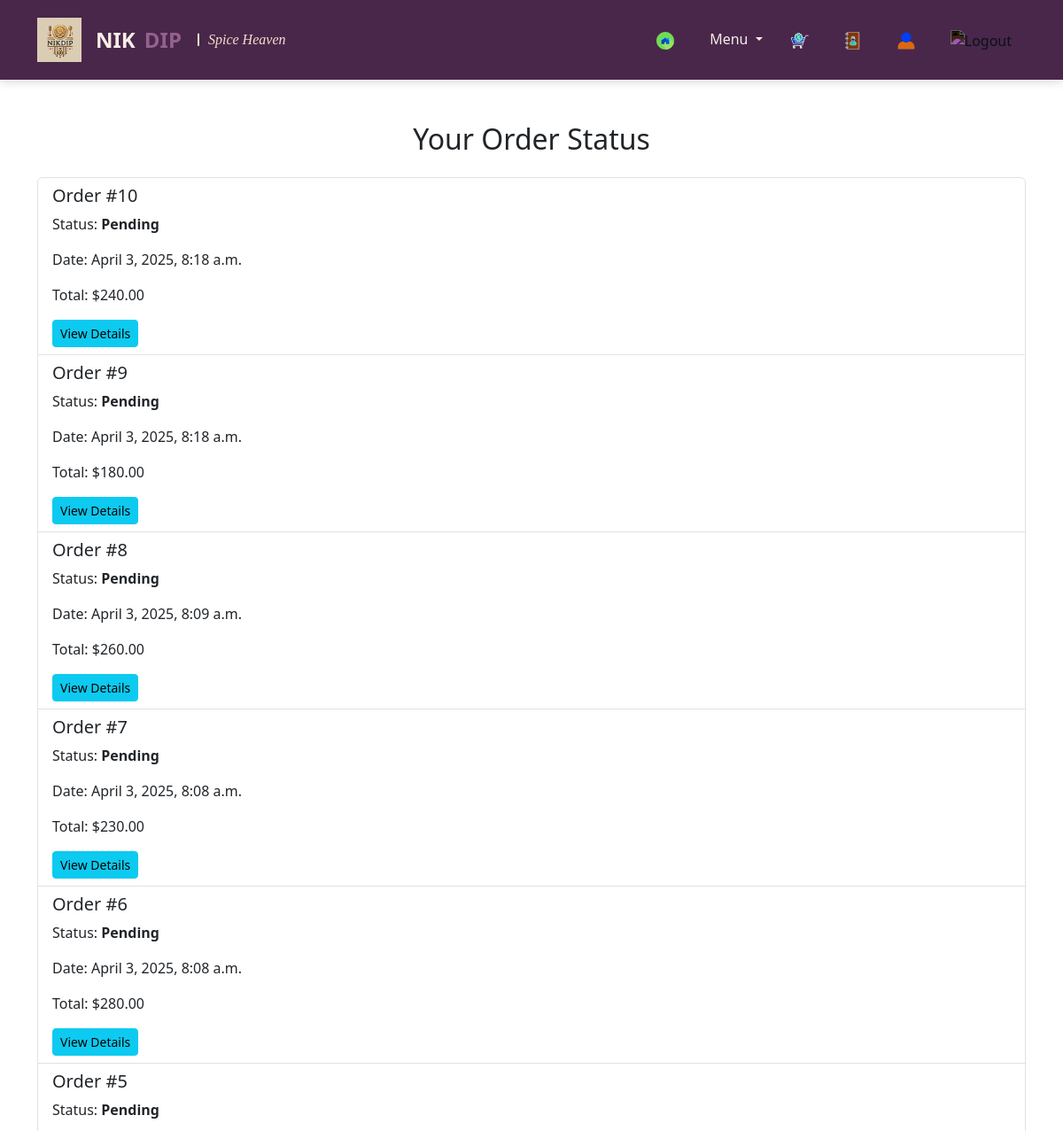
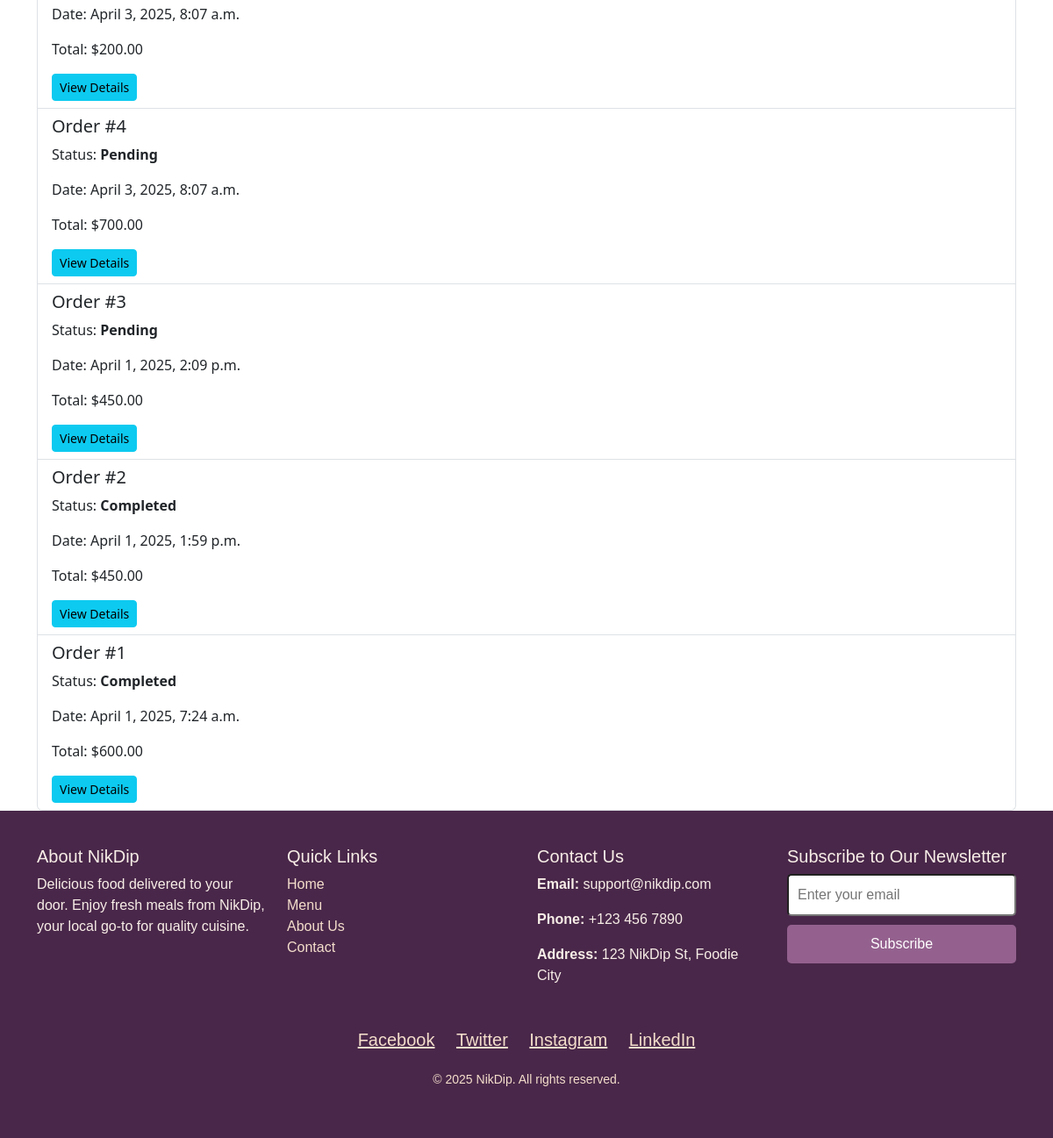
/profile/order-status/ (signed in), run on the app's committed database (2 pictures, top to bottom).
### nikdip/models.py (models this page shows, shortened)
class Order(models.Model):
    user = models.ForeignKey(User, on_delete=models.CASCADE)
    order_date = models.DateTimeField(auto_now_add=True)
    status = models.CharField(
        max_length=20,
        choices=[
            ('processing', 'Processing'),
            ('shipped', 'Shipped'),
            ('delivered', 'Delivered'),
            ('canceled', 'Canceled'),
        ],
        default='processing'
    )
    total_price = models.DecimalField(max_digits=10, decimal_places=2)

### nikdip/views.py (the view)
# urls.py: path('profile/order-status/', views.order_status, name='order_status'),
@login_required
def order_status(request):
    orders = Order.objects.filter(user=request.user).order_by('-order_date')
    return render(request, 'nikdip/order_status.html', {'orders': orders})

### nikdip/templates/nikdip/order_status.html
{% extends 'nikdip/base.html' %}
{% block content %}
<div class="container mt-5">
    <h2 class="text-center mb-4">Your Order Status</h2>
    {% if orders %}
        <div class="list-group">
            {% for order in orders %}
                <div class="list-group-item">
                    <h5>Order #{{ order.id }}</h5>
                    <p>Status: <strong>{{ order.get_status_display }}</strong></p>
                    <p>Date: {{ order.order_date }}</p>
                    <p>Total: ${{ order.total_price }}</p>
                    <a href="{% url 'order_details' order.id %}" class="btn btn-info btn-sm">View Details</a>
                </div>
            {% endfor %}
        </div>
    {% else %}
        <p>You have no orders or order statuses to display.</p>
    {% endif %}
</div>
{% endblock %}

### data on the page
Order: id "10", status "Pending", order_date "April 3, 2025, 8:18 a.m.", total_price "240.00"
Order: id "9", status "Pending", order_date "April 3, 2025, 8:18 a.m.", total_price "180.00"
Order: id "8", status "Pending", order_date "April 3, 2025, 8:09 a.m.", total_price "260.00"
Order: id "7", status "Pending", order_date "April 3, 2025, 8:08 a.m.", total_price "230.00"
Order: id "6", status "Pending", order_date "April 3, 2025, 8:08 a.m.", total_price "280.00"
Order: id "5", status "Pending", order_date "April 3, 2025, 8:07 a.m.", total_price "200.00"
Order: id "4", status "Pending", order_date "April 3, 2025, 8:07 a.m.", total_price "700.00"
Order: id "3", status "Pending", order_date "April 1, 2025, 2:09 p.m.", total_price "450.00"
Order: id "2", status "Completed", order_date "April 1, 2025, 1:59 p.m.", total_price "450.00"
Order: id "1", status "Completed", order_date "April 1, 2025, 7:24 a.m.", total_price "600.00"
